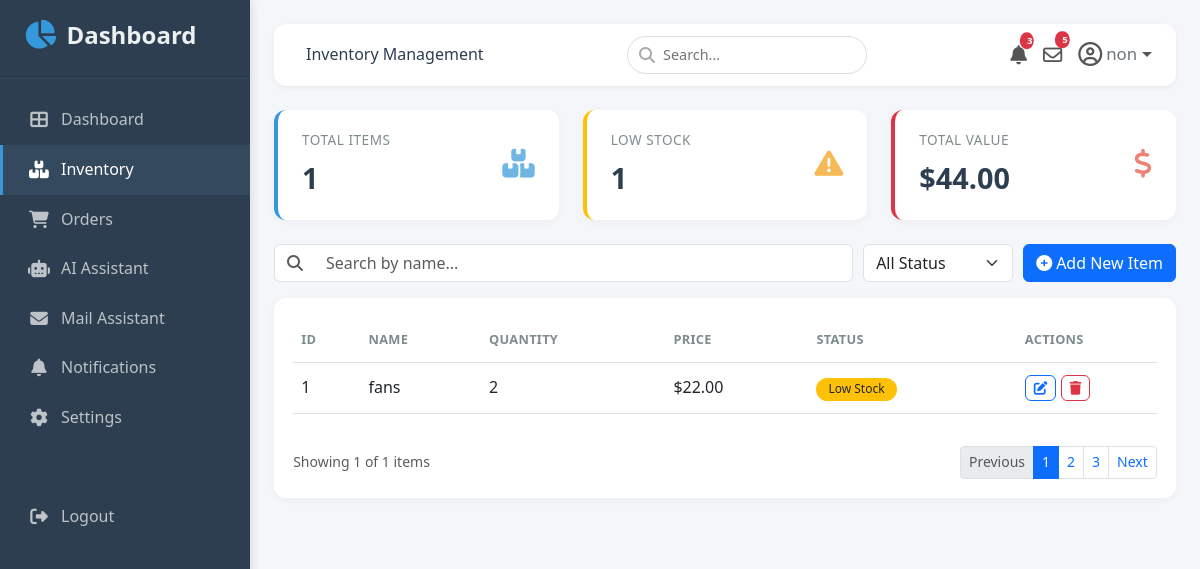
The page /Machines (signed in) on the database as committed earlier.
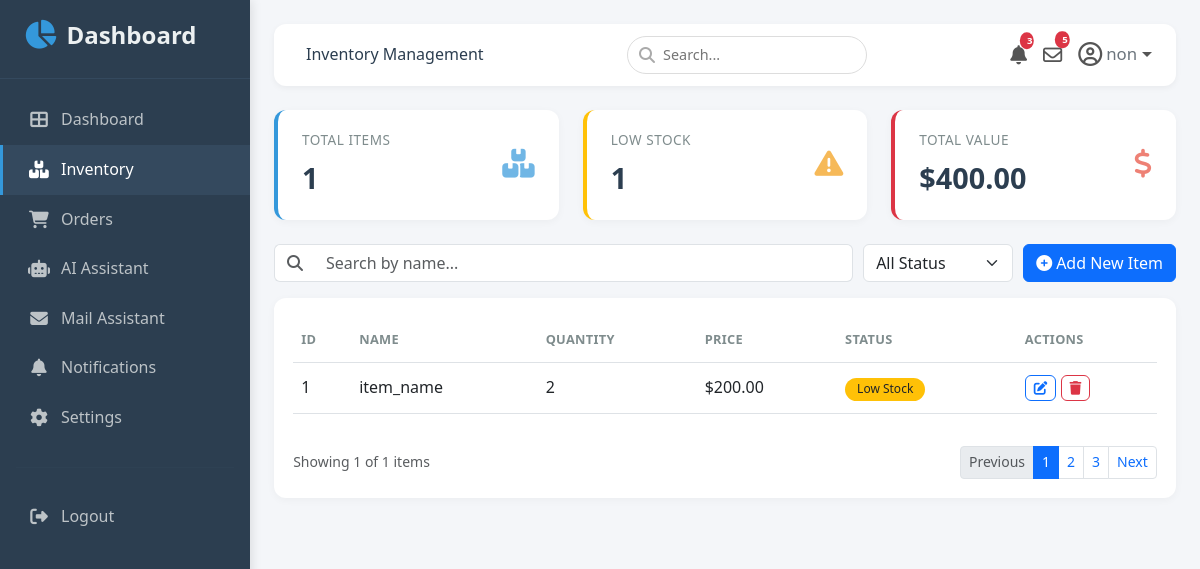
The same page on the database as committed later.
### app.py (models this page shows)
class Data(db.Model):
    id            = db.Column(db.Integer, primary_key=True)
    name = db.Column(db.String(100), nullable=False)
    price = db.Column(db.Integer, nullable=False)
    quantity = db.Column(db.Integer, nullable=False)
    user_id = db.Column(db.Integer, db.ForeignKey('user.id'), nullable=False)
    orders = db.relationship("Order", backref="data")

### app.py (the view, shortened to what this page needs)
@app.route('/Machines', methods=["GET", "POST"])
@login_required
def Machines():
    user = User.query.filter_by(username=current_user.username).first()
    if not user:  # Still handle the case where a user isn't found
        user = User(username=current_user.username, password_hash=generate_password_hash('password')) # Re-establish if no initial user
        db.session.add(user)
        db.session.commit()
    per_page = 4  # Number of items per page
    total_items = Data.query.count()
    total_pages = (total_items + per_page - 1) // per_page
    low_stock = Data.query.filter(Data.quantity < 10).count()
    result = db.session.query(func.sum(Data.quantity * Data.price)).scalar()
    total_value = result if result is not None else 0.0
    '''page = request.args.get('page', 1, type=int)'''  # Corrected this line
    inventory = Data.query.filter_by(user_id=user.id).all()
    db.session.commit()
    return render_template('Machines.html', inventory=inventory, total_items=total_items, low_stock=low_stock, total_value=total_value)

### app.py (called while the page is built)
@login_manager.user_loader
def load_user(user_id):
    return User.query.get(int(user_id))

### templates/Machines.html (shortened to what the changed rows need)
{% extends "base.html" %}
{% block content %}
<div class="row g-4 mb-4">
  <div class="col-md-4 col-6">
    <div class="stat-card border-danger">
      <div class="d-flex justify-content-between align-items-center">
        <div>
          <p class="stat-label">Total Value</p>
          <p class="stat-number">${{ "%.2f"|format(total_value|default(0)) }}</p>
        </div>
      </div>
    </div>
  </div>
</div>
<div class="table-container">
  <div class="table-responsive">
    <table class="table table-hover align-middle" id="inventoryTable">
      <thead>
        <tr>
          <th>ID</th>
          <th>Name</th>
          <th>Quantity</th>
          <th>Price</th>
          <th>Status</th>
          <th style="width: 140px;">Actions</th>
        </tr>
      </thead>
      <tbody id="inventoryTableBody">
        {% for item in inventory %}
        <tr>
          <td>{{ item.id }}</td>
          <td>{{ item.name }}</td>
          <td>{{ item.quantity }}</td>
          <td>${{ "%.2f"|format(item.price) }}</td>
          <td>
            {% if item.quantity <= 0 %}
              <span class="badge badge-stock bg-danger">Out of Stock</span>
            {% elif item.quantity < 5 %}
              <span class="badge badge-stock bg-warning text-dark">Low Stock</span>
            {% else %}
              <span class="badge badge-stock bg-success">In Stock</span>
            {% endif %}
          </td>
          <td>
            <button class="btn btn-sm btn-outline-primary action-btn edit-btn" data-id="{{ item.id }}" data-name="{{ item.name }}" data-quantity="{{ item.quantity }}" data-price="{{ item.price }}" data-status="{% if item.quantity <= 0 %}Out of Stock{% elif item.quantity < 5 %}Low Stock{% else %}In Stock{% endif %}">
              <i class="fas fa-edit"></i>
            </button>
            <form action="{{ url_for('delete_Machines', id=item.id) }}" method="POST" style="display:inline;" onsubmit="return confirm('Are you sure you want to delete {{ item.name }}?');">
              <button type="submit" class="btn btn-sm btn-outline-danger action-btn">
                <i class="fas fa-trash"></i>
              </button>
            </form>
          </td>
        </tr>
        {% else %}
        <tr>
          <td colspan="6" class="text-center py-4 text-muted">No inventory items found.</td>
        </tr>
        {% endfor %}
      </tbody>
    </table>
  </div>
</div>
{% endblock %}

Rows that differ between the two databases and show on the page:
changed Data id 1: name "fans" → "item_name"; price "22.00" → "200.00"
Other text that changed with them:
{{ "%.2f"|format(total_value|default(0)) }}: "44.00" → "400.00"
